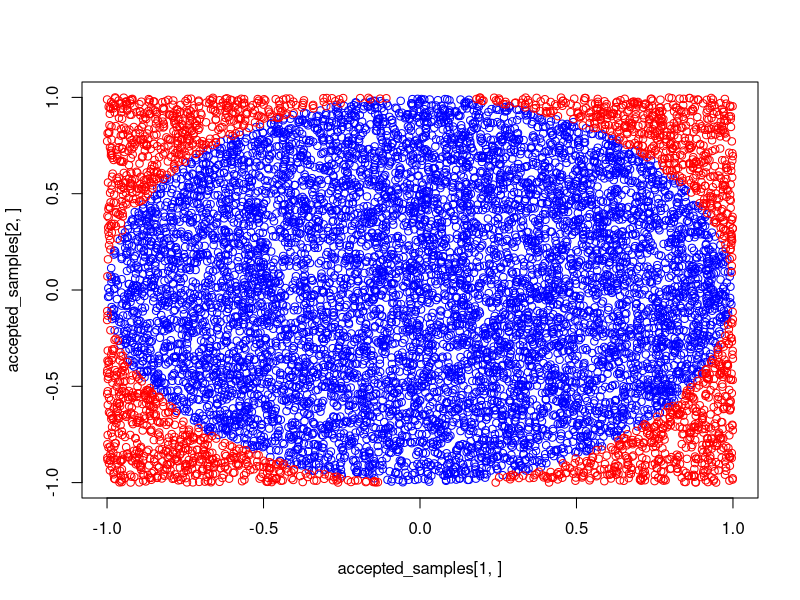

R code for this plot:
# Illustrate estimating pi using using the ratio A_circle / A_square = 1/4 where 
# we estimate the areas by drawing points  uniformly inside a unit square 
# and estimating the A_circle by counting draws inside the circle.
sample_function <- function(x) return (runif(n=2, min=-1, max=1))

acceptance_bound <-function(x, y) {
    # Accepting all points inside a circle of unit radius.
    ((x**2 + y**2) < 1) * 1
}

N_SAMPLES <- 1e4 # Plotting takes some times when using > 1e5 nmbr of samples
samples <- replicate(N_SAMPLES, sample_function())

list_samples <- split(samples, rep(1:ncol(samples), each = nrow(samples)))

accepted_indices <- sapply(list_samples, 
                           function(x) acceptance_bound(x[1], x[2]))
accepted_samples <- samples[, accepted_indices==1]
rejected_samples <- samples[, accepted_indices==0]

# Illustrade the accepted and rejected samples
plot(accepted_samples[1,], accepted_samples[2,], xlim=c(-1,1), ylim=c(-1,1), 
     col='blue')
points(rejected_samples[1,], rejected_samples[2,], col='red')

# Estimate pi by the ratio of the number of accepted samples over the
# total number of samples
pi_estimate <- 4*dim(accepted_samples)[2] / N_SAMPLES
print(pi_estimate - pi)
